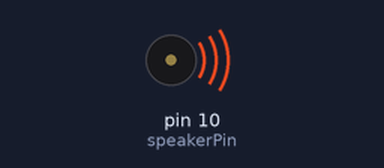
Recording of a sketch running on a simulated Arduino Uno, built with avr-gcc and run on an emulated ATmega328P. Parts: buzzer (waves = sounding). At 20.8 s the program stops and its outputs stay as they are.

Above: at 0.1 s.
At 20.8 s:
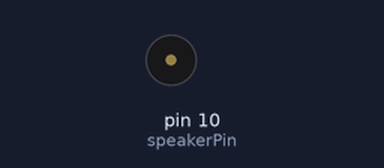
Timing chart, 0 to 22.3 s (numbered marks = the images above):
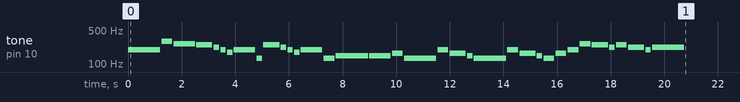

Measured:
- by itself, tone on pin 10 (speakerPin): plays 196 Hz for 1.2 s, 294 Hz for 0.40 s, 262 Hz for 0.80 s, 247 Hz for 0.60 s, 220 Hz for 0.20 s, 196 Hz for 0.20 s … (36 notes in this stretch)

The sketch:

2a-buzzer.ino
```cpp
/*
  Terry Field, Student # 3721738
  COMP 444
  February 17th, 2025

  This sketch implements the coding challenges for Project 2A of the SparkFun Inventor's Kit
  guide.

*/

int speakerPin = 10;  // pin that the buzzer is connected to

void setup() {
  pinMode(speakerPin, OUTPUT);
}

// "Moon River" is a song composed in 1961 by Henry Mancini with lyrics by Johnny Mercer.
void loop() {
  play('g', 6);
  play('D', 2);
  play('C', 4);
  play('b', 3);
  play('a', 1);
  play('g', 1);
  play('f', 1);
  play('g', 4);
  play('c', 1);
  play('b', 3);
  play('a', 1);
  play('g', 1);
  play('f', 1);
  play('g', 4);
  play('c', 2);
  play('d', 6);
  play('d', 4);
  play('e', 2);
  play('c', 6);
  play('g', 2);
  play('e', 3);
  play('d', 1);
  play('c', 6);
  play('g', 2);
  play('e', 3);
  play('d', 1);
  play('c', 2);
  play('e', 2);
  play('g', 2);
  play('C', 2);
  play('b', 3);
  play('a', 1);
  play('b', 2);
  play('a', 3);
  play('g', 1);
  play('a', 6);

  while (true) {}
}

void play(char note, int beats) {
  int numNotes = 14;

 //Note: these notes are C major (there are no sharps or flats)

  //this array is used to look up the notes
  char notes[] = { 'c', 'd', 'e', 'f', 'g', 'a', 'b', 'C', 'D', 'E', 'F', 'G', 'A', 'B', ' '};
  //this array matches frequencies with each letter (e.g. the 4th note is 'f', the 4th frequency is 175)
  int frequencies[] = {131, 147, 165, 175, 196, 220, 247, 262, 294, 330, 349, 392, 440, 494, 0};

  int currentFrequency = 0;    //the frequency that we find when we look up a frequency in the arrays
  int beatLength = 200;   //the length of one beat (changing this will speed up or slow down the tempo of the song)

  for (int i = 0; i < numNotes; i++) {
    if (notes[i] == note) {
      currentFrequency = frequencies[i];
    }
  }

  tone(speakerPin, currentFrequency, beats * beatLength);
  delay(beats * beatLength);
  delay(50);
}
```
